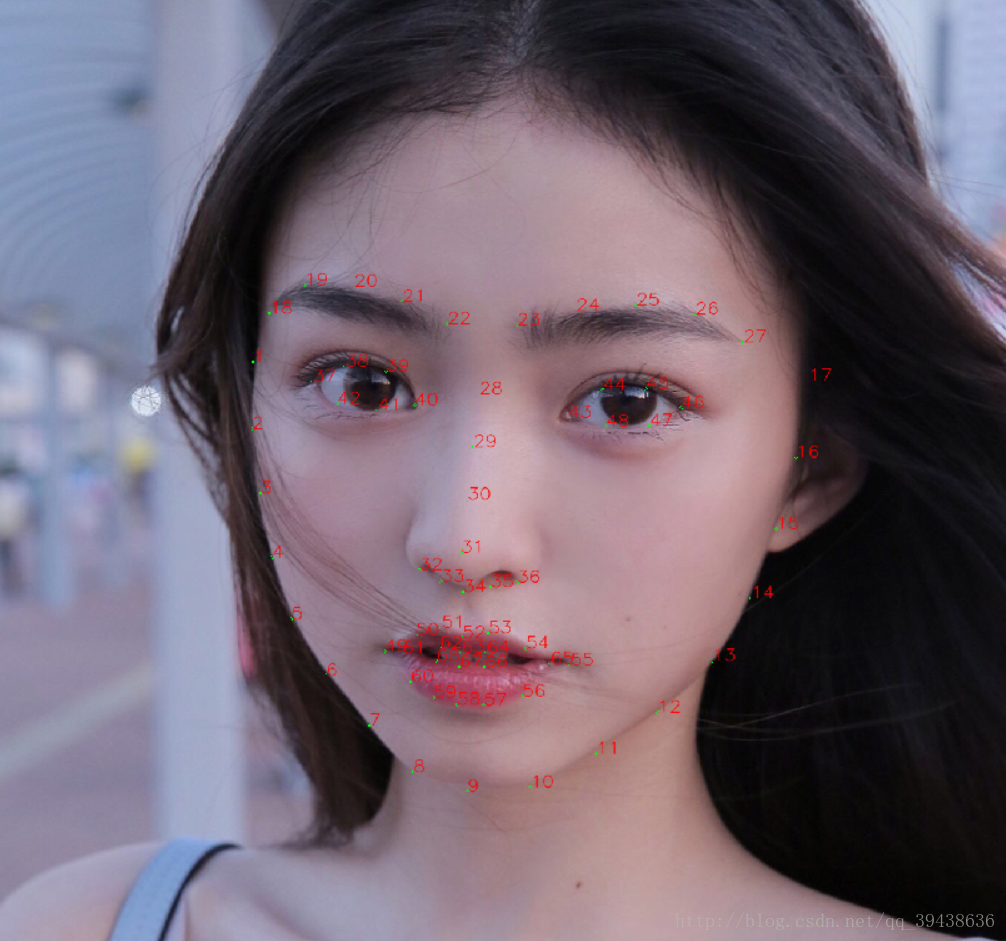
#> input picture keypoints.png, 1006 x 941 px
$ python -i rPPG_preprocessing.py   (imports and definitions only)
#> lines starting #> are read from the running program, lines starting #| are printed output that depends on the picture; after the words box and inside, x2 and y2 are one past the last pixel; in counts of white or black regions, pixels touching at a corner belong together
#> further down, picture is the input picture: shape (941, 1006, 3); mean B, G, R 110.7, 98.1, 110.7

from util.opencv_util import *

lower = np.array([0, 48, 80], dtype="uint8")
upper = np.array([20, 255, 255], dtype="uint8")


def apply_skin_classifier(frame):
    converted = cv2.cvtColor(frame, cv2.COLOR_BGR2HSV)
#> converted: shape (941, 1006, 3); mean H, S, V 129.1, 52.8, 120.8
    skinMask = cv2.inRange(converted, lower, upper)
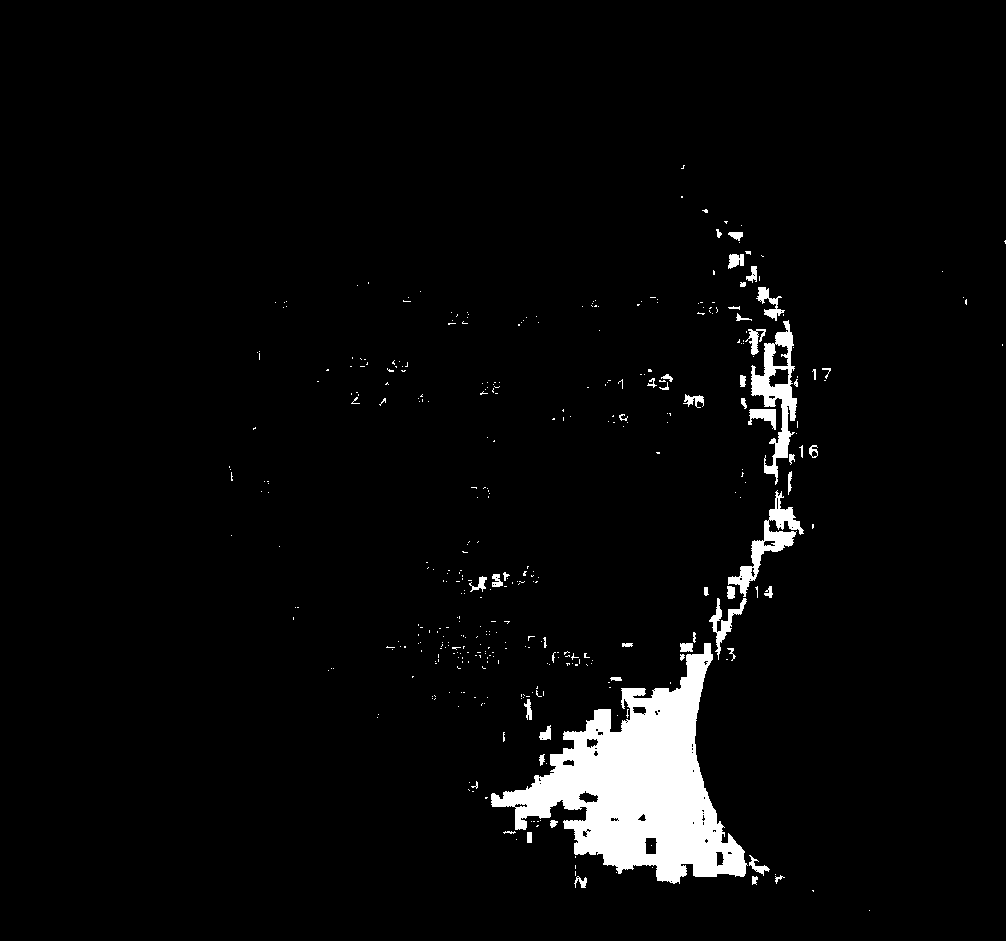
#> skinMask: shape (941, 1006); 3.8% white; 394 white regions (341 under 20 px), largest, box (x1, y1, x2, y2) and area: (491, 643, 748, 884) 26050, (751, 320, 797, 485) 2545, (728, 490, 804, 597) 1815
    kernel = cv2.getStructuringElement(cv2.MORPH_ELLIPSE, (11, 11))
    skinMask = cv2.erode(skinMask, kernel, iterations=2)
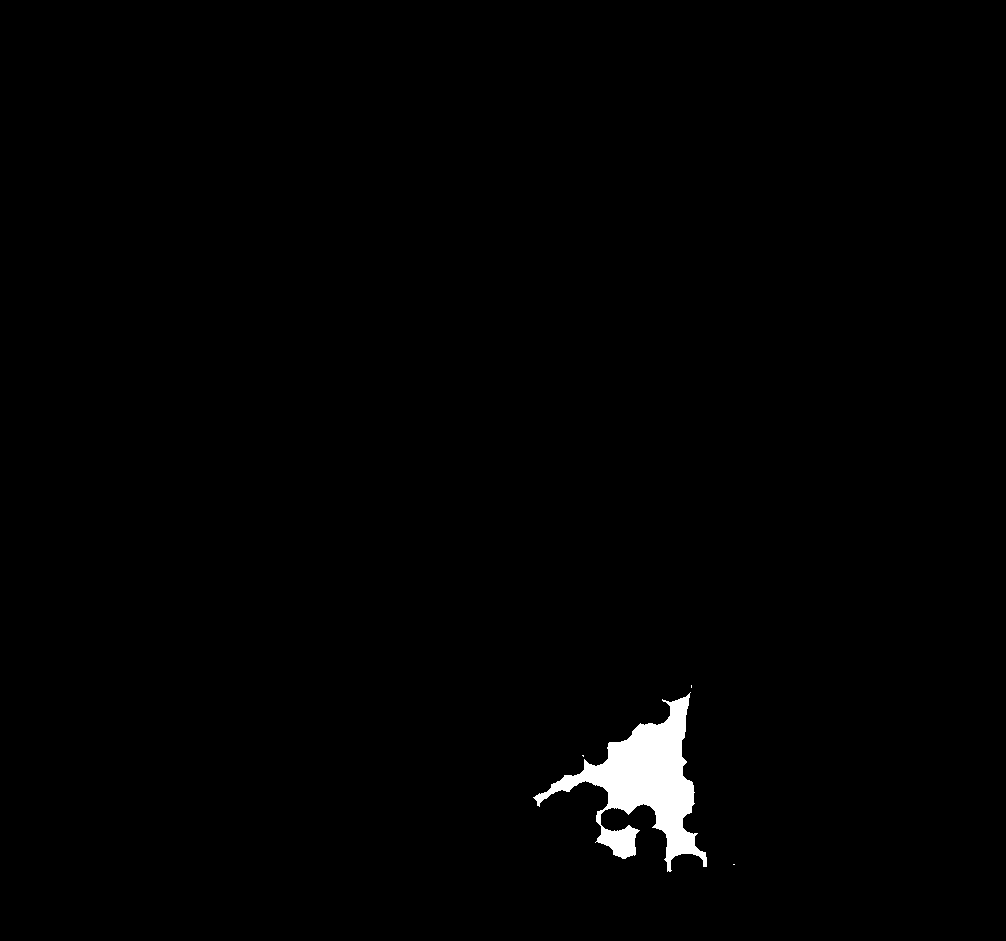
#> skinMask: shape (941, 1006); 1.1% white; 4 white regions (3 under 20 px), largest, box (x1, y1, x2, y2) and area: (533, 692, 707, 872) 10378
    skinMask = cv2.dilate(skinMask, kernel, iterations=2)
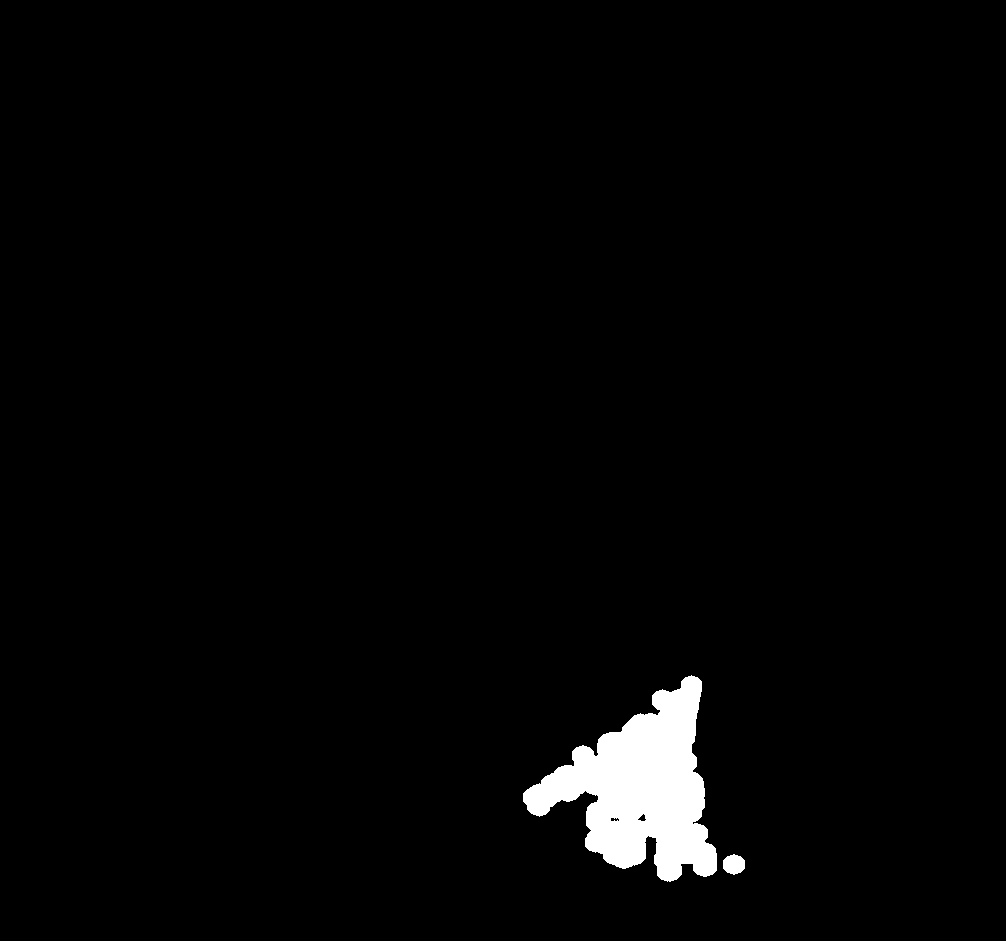
#> skinMask: shape (941, 1006); 2.2% white; 2 white regions, box (x1, y1, x2, y2) and area: (523, 675, 717, 882) 20049, (723, 854, 745, 875) 354
    skinMask = cv2.GaussianBlur(skinMask, (3, 3), 0)
    num_skin_pixels = np.sum(np.max(skinMask, 1))
#> num_skin_pixels = 52594
    skin = cv2.bitwise_and(frame, frame, mask=skinMask)
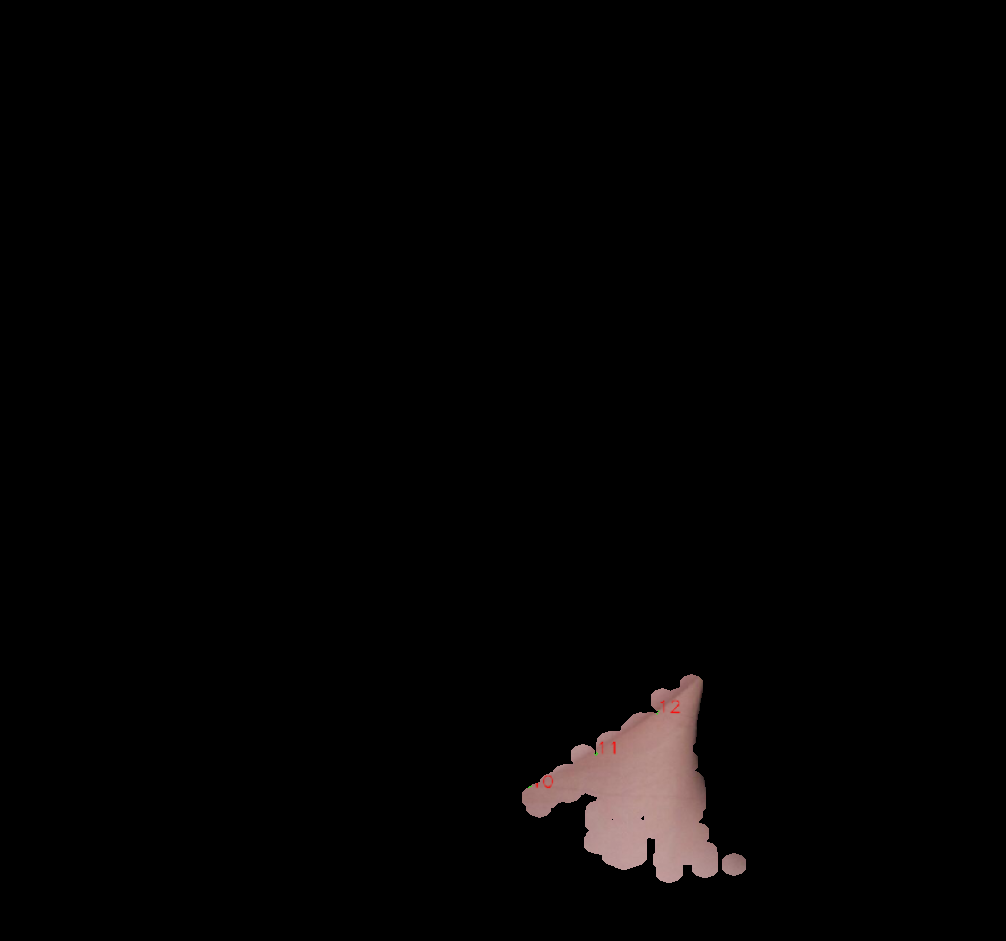
#> skin: shape (941, 1006, 3); mean B, G, R 2.9, 3, 3.9
    return skin, num_skin_pixels


def get_subroi_rect(frame_cropped, roi):
    w, h = frame_cropped.shape[:2]
    min_x = int(roi[0] * w)
    max_x = int(roi[1] * w)
    min_y = int(roi[2] * h)
    max_y = int(roi[3] * h)
    return [min_x, min_y, max_x - min_x, max_y - min_y]


def crop_frame(frame, rect):
    x = rect[0]
    y = rect[1]
    w = rect[2]
    h = rect[3]
    return frame[y:y + h, x:x + w]


def crop_to_face(frame, gray, prev_face):
    # faces = face_cascade.detectMultiScale(gray, 1.3, 5)
    faces = face_cascade.detectMultiScale(gray, scaleFactor=1.1, minNeighbors=5, minSize=(5, 5))
    print(faces)

    # print(prev_face)
    if len(faces) == 0:
        if prev_face[0] == 0:
            return frame, gray, prev_face,False
        else:
            return crop_frame(frame, prev_face), crop_frame(gray, prev_face), prev_face,True
    else:
        if prev_face[0] == 0:
            face_rect = faces[0]
            return crop_frame(frame, faces[0]), crop_frame(gray, faces[0]), faces[0],True
        else:
            face_rect = faces[0]

            # 保证人脸消失后，仍能按照一定大小读取图像
            delta = (face_rect[0] - prev_face[0]) ** 2 + (face_rect[1] - prev_face[1]) ** 2
            if delta > 20:
                face_rect[2] = prev_face[2]
                face_rect[3] = prev_face[3]
                return crop_frame(frame, face_rect), crop_frame(gray, face_rect), face_rect,True
            else:
                return crop_frame(frame, prev_face), crop_frame(gray, prev_face), prev_face,True

>>> import cv2
>>> picture = cv2.imread('keypoints.png')
>>> result = apply_skin_classifier(picture)
